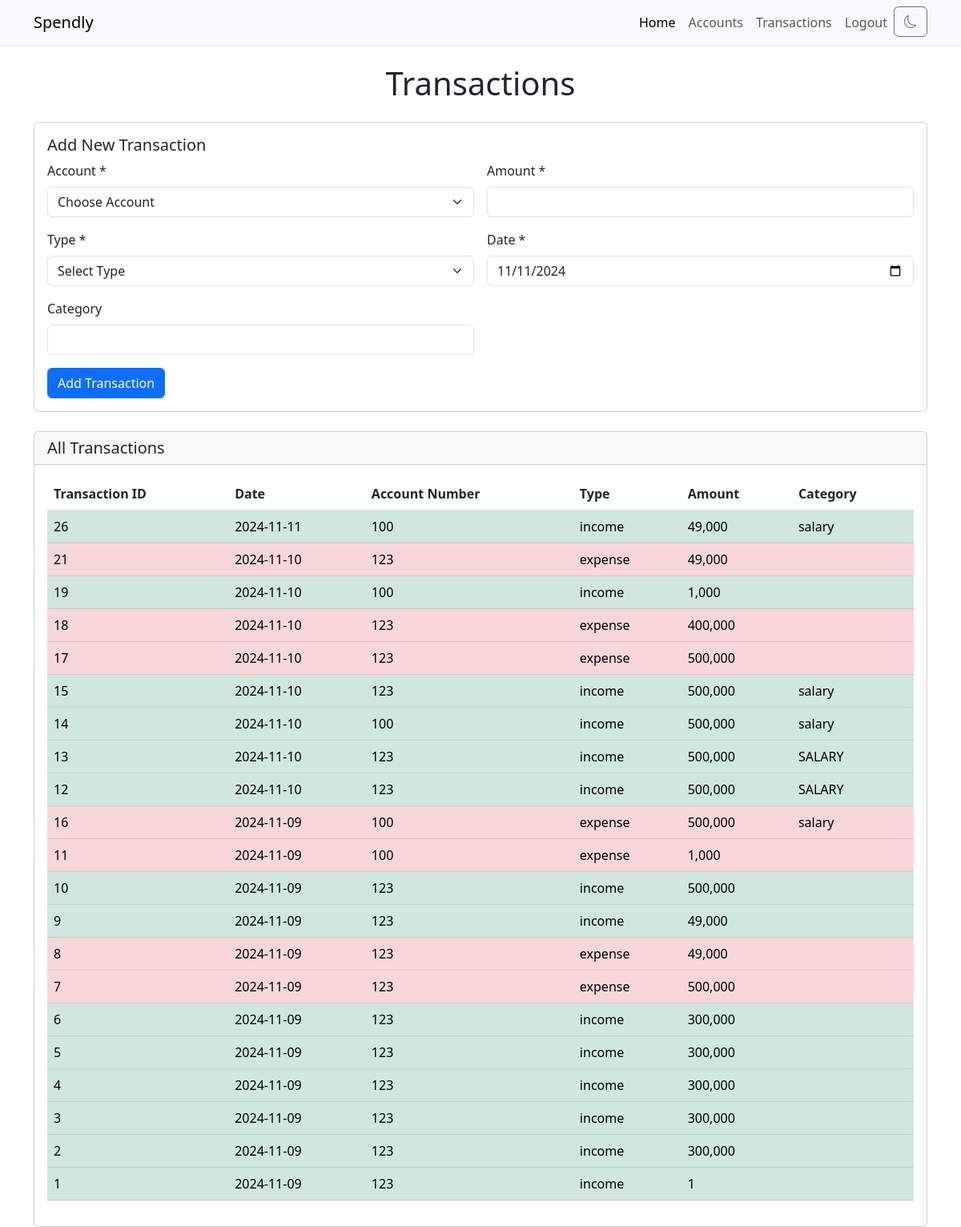
Page /transactions (signed in) on the earlier database version.
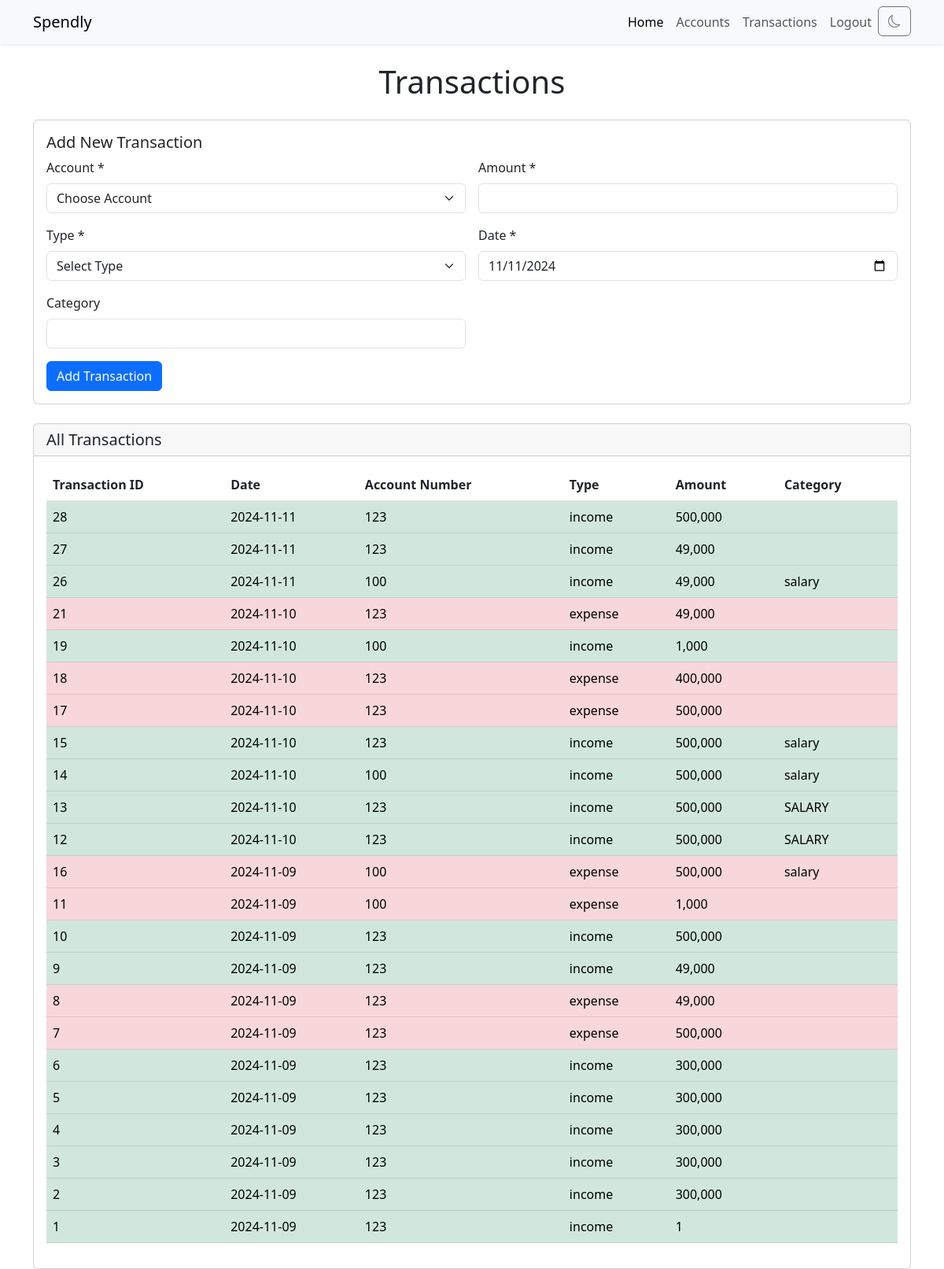
Same page on the later database version.
### app.py (models this page shows, shortened)
class TransactionsTable(db.Model):
    __tablename__ = 'transactions'
    tno = db.Column(db.Integer, primary_key = True, autoincrement = True)
    userid = db.Column(db.Integer, db.ForeignKey("users.id", ondelete='CASCADE'), nullable = False)
    date = db.Column(db.String, nullable = False)
    accno = db.Column(db.Integer, db.ForeignKey("accounts.accno"), nullable = False)
    type = db.Column(db.String, nullable = False)
    amount = db.Column(db.Integer, nullable = False)
    category = db.Column(db.String)

### app.py (the view, shortened to what this page needs)
@app.route('/transactions', methods = ["GET", "POST"])
@login_required
def transactions():
    form = TransactionForm()
    transactions = TransactionsTable.query.filter_by(userid=current_user.id).order_by(TransactionsTable.date.desc(), TransactionsTable.tno.desc()).all()
    form.account_number.choices = [('', "Choose Account")] + [(i.accno, f"{i.accno} - {i.bank}") for i in AccountsTable.query.filter_by(userid=current_user.id).all()]
    return render_template('transactions.html', form=form, transactions=transactions, title="Transactions")

### app.py
class TransactionForm(FlaskForm):
    account_number = SelectField("Account Number", validators=[InputRequired()])
    amount = IntegerField('Amount', validators=[InputRequired()])
    type = SelectField('Type', choices=[('', "Select Type"), ('expense', "Expenditure"), ('income', "Income")],validators=[InputRequired()])
    date = DateField('Date', default=datetime.today(), validators=[InputRequired()])
    category = StringField('Category')
    submit = SubmitField('Add Transaction')

### app.py (called while the page is built)
@login_manager.user_loader
def load_user(user_id):
    return UsersTable.query.get(int(user_id))

### templates/transactions.html (shortened to what this page needs)
{% extends "layout.html" %}
{% block content %}
<div class="container mt-4">
    <h1 class="mb-4 text-center">Transactions</h1>
    <div class="card mb-4">
        <div class="card-body">
            <h5 class="card-title">Add New Transaction</h5>
            <form id="addTransactionForm" class="row g-3" method="POST">
                <div class="col-md-6">
                    <label for="transactionAccount" class="form-label">Account *</label>
                    {{ form.account_number(class="form-select", id="transactionAccount") }}
                </div>
                <div class="col-md-6">
                    <label for="transactionAmount" class="form-label">Amount *</label>
                    {{ form.amount(class="form-control", id="transactionAmount") }}
                </div>
                <div class="col-md-6">
                    <label for="transactionType" class="form-label">Type *</label>
                    {{ form.type(class="form-select", id="transactionType") }}
                </div>
                <div class="col-md-6">
                    <label for="transactionDate" class="form-label">Date *</label>
                    {{ form.date(class="form-control", id="transactionDate") }}
                </div>
                <div class="col-md-6">
                    <label for="transactionCategory" class="form-label">Category</label>
                    {{ form.category(class="form-control", id="transactionCategory") }}
                </div>
                <div class="col-12">
                    {{ form.submit(class="btn btn-primary") }}
                </div>
            </form>
        </div>
    </div>
    <div class="card">
        <div class="card-header">
            <h5 class="card-title mb-0">All Transactions</h5>
        </div>
        <div class="card-body">
            {% if transactions %}
            <table id="transactionsTable" class="table">
                <thead>
                    <tr>
                        <th scope="col">Transaction ID</th>
                        <th scope="col">Date</th>
                        <th scope="col">Account Number</th>
                        <th scope="col">Type</th>
                        <th scope="col">Amount</th>
                        <th scope="col">Category</th>
                    </tr>
                </thead>
                <tbody>
                    {% for transaction in transactions %}
                    {% if transaction.type == 'income' %}
                        <tr class="table-success text-success">
                    {% else %}
                        <tr class="table-danger text-danger">
                    {% endif %}
                            <td>{{transaction.tno}}</td>
                            <td>{{transaction.date}}</td>
                            <td>{{transaction.accno}}</td>
                            <td>{{transaction.type}}</td>
                            <td>{{"{:,}".format(transaction.amount)}}</td>
                            <td>{{transaction.category}}</td>
                        </tr>
                    {% endfor %}
                </tbody>
            </table>
            {% else %}
            <div class="alert alert-info" role="info">
                <i class="fas fa-exclamation-circle"></i> &nbsp; No transactions yet.
            </div>
            {% endif %}
        </div>
    </div>
</div>
{% endblock %}

### templates/layout.html (shortened to what this page needs)
<!DOCTYPE html>
<html lang="en">
<head>
    <link href="https://cdn.jsdelivr.net/npm/bootstrap@5.3.0/dist/css/bootstrap.min.css" rel="stylesheet">
    <link rel="stylesheet" href="https://cdn.jsdelivr.net/npm/bootstrap-icons@1.7.2/font/bootstrap-icons.css">
    <link rel="stylesheet" href="../static/style.css">
</head>
<body id="body" data-bs-theme="light">
    <nav class="navbar navbar-expand-lg navbar-light bg-light shadow-sm" id="navbar">
        <div class="container">
            <a class="navbar-brand" href="/">Spendly</a>
            <div class="collapse navbar-collapse" id="navbarNav">
                <ul class="navbar-nav ms-auto">
                    <li class="nav-item">
                        <a class="nav-link active" href="/">Home</a>
                    </li>
                    <li class="nav-item">
                        <a class="nav-link" href="/accounts">Accounts</a>
                    </li>
                    <li class="nav-item">
                        <a class="nav-link" href="/transactions">Transactions</a>
                    </li>
                    <li class="nav-item">
                        <button class="btn btn-link nav-link" data-bs-toggle="modal" data-bs-target="#logoutModal">Logout</button>
                    </li>
                    <li class="nav-item">
                        <button class="btn btn-outline-secondary" id="darkModeToggle">
                        </button>
                    </li>
                </ul>
            </div>
        </div>
    </nav>
    {% block content %}
    {% endblock %}
</body>
</html>

Differences in the rows shown:
added TransactionsTable: amount "500,000"
added TransactionsTable: amount "49,000"
